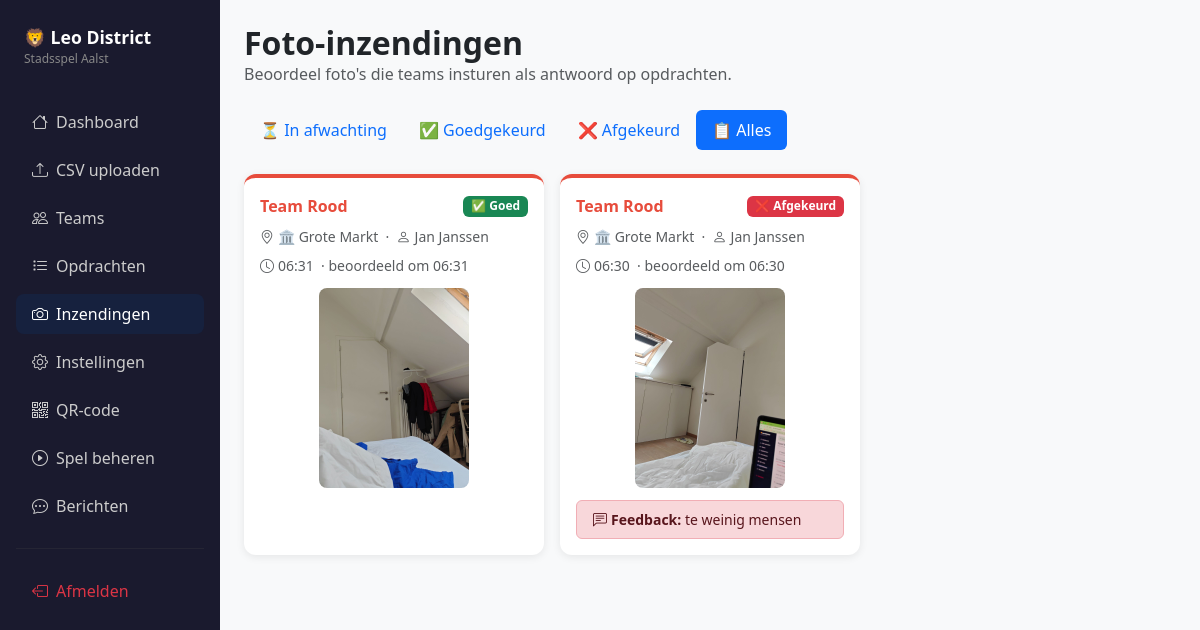
/admin/inzendingen?status=all (signed in), run on the app's committed database.
### app.py (models this page shows, shortened)
class Team(db.Model):
    id = db.Column(db.Integer, primary_key=True)
    name = db.Column(db.String(50), nullable=False)
    color = db.Column(db.String(20), nullable=False)
    bg_color = db.Column(db.String(20), nullable=False)
    label = db.Column(db.String(20), nullable=False)
    current_step = db.Column(db.Integer, default=0)
    route_json = db.Column(db.String(200), nullable=False, default="[]")
    finished = db.Column(db.Boolean, default=False)
    finished_at = db.Column(db.DateTime, nullable=True)
    members = db.relationship("Participant", backref="team", lazy=True)
    messages = db.relationship("Message", backref="team", lazy=True,
                               order_by="Message.sent_at")
    photo_submissions = db.relationship("PhotoSubmission", backref="team", lazy=True)

class PhotoSubmission(db.Model):
    id = db.Column(db.Integer, primary_key=True)
    team_id = db.Column(db.Integer, db.ForeignKey("team.id"), nullable=False)
    location_id = db.Column(db.Integer, db.ForeignKey("location.id"), nullable=False)
    participant_name = db.Column(db.String(100), nullable=False)
    photo_filename = db.Column(db.String(200), nullable=False)
    caption = db.Column(db.Text, nullable=True)
    submitted_at = db.Column(db.DateTime, default=datetime.utcnow)
    status = db.Column(db.String(20), default="pending")  # pending | approved | rejected
    feedback = db.Column(db.Text, nullable=True)
    reviewed_at = db.Column(db.DateTime, nullable=True)

class Location(db.Model):
    id = db.Column(db.Integer, primary_key=True)
    order_index = db.Column(db.Integer, nullable=False, default=0)
    name = db.Column(db.String(100), nullable=False)
    emoji = db.Column(db.String(10), nullable=False, default="📍")
    clue = db.Column(db.Text, nullable=False, default="")
    challenge = db.Column(db.Text, nullable=False, default="")
    arrival_hint = db.Column(db.String(500), nullable=True)
    answer_type = db.Column(db.String(10), nullable=False, default="code")  # 'code' or 'photo'
    secret_code = db.Column(db.String(50), nullable=True)
    challenge_image = db.Column(db.String(200), nullable=True)  # optional image shown with the challenge
    submissions = db.relationship("PhotoSubmission", backref="location", lazy=True)

### app.py (the view)
@app.route("/admin/inzendingen")
@admin_required
def admin_inzendingen():
    filter_status = request.args.get("status", "pending")
    query = PhotoSubmission.query
    if filter_status != "all":
        query = query.filter_by(status=filter_status)
    submissions = query.order_by(PhotoSubmission.submitted_at.desc()).all()
    teams = {t.id: t for t in Team.query.all()}
    locations = {loc.id: loc for loc in Location.query.all()}
    return render_template(
        "admin/inzendingen.html",
        submissions=submissions,
        teams=teams,
        locations=locations,
        filter_status=filter_status,
        pending_count=pending_submissions_count(),
    )

### app.py (called while the page is built)
def admin_required(f):
    from functools import wraps
    @wraps(f)
    def decorated(*args, **kwargs):
        if not session.get("admin_logged_in"):
            return redirect(url_for("admin_login"))
        return f(*args, **kwargs)
    return decorated

def pending_submissions_count():
    return PhotoSubmission.query.filter_by(status="pending").count()

### templates/admin/inzendingen.html (shortened to what this page needs)
{% extends "base_admin.html" %}
{% block content %}
<div class="d-flex align-items-center mb-4">
  <div>
    <h2 class="fw-bold mb-0">Foto-inzendingen</h2>
    <p class="text-muted mb-0">Beoordeel foto's die teams insturen als antwoord op opdrachten.</p>
  </div>
</div>
<ul class="nav nav-pills mb-4">
  <li class="nav-item">
    <a class="nav-link {% if filter_status == 'pending' %}active{% endif %}"
       href="{{ url_for('admin_inzendingen', status='pending') }}">
      ⏳ In afwachting
    </a>
  </li>
  <li class="nav-item">
    <a class="nav-link {% if filter_status == 'approved' %}active{% endif %}"
       href="{{ url_for('admin_inzendingen', status='approved') }}">
      ✅ Goedgekeurd
    </a>
  </li>
  <li class="nav-item">
    <a class="nav-link {% if filter_status == 'rejected' %}active{% endif %}"
       href="{{ url_for('admin_inzendingen', status='rejected') }}">
      ❌ Afgekeurd
    </a>
  </li>
  <li class="nav-item">
    <a class="nav-link {% if filter_status == 'all' %}active{% endif %}"
       href="{{ url_for('admin_inzendingen', status='all') }}">
      📋 Alles
    </a>
  </li>
</ul>
{% if not submissions %}
<div class="card">
  <div class="card-body text-center p-5">
    <div class="fs-1 mb-3">📷</div>
    <h5 class="text-muted">
      {% if filter_status == 'pending' %}Geen inzendingen in afwachting
      {% elif filter_status == 'approved' %}Nog niets goedgekeurd
      {% elif filter_status == 'rejected' %}Nog niets afgekeurd
      {% else %}Nog geen inzendingen
      {% endif %}
    </h5>
    <p class="text-muted small">Teams sturen foto's in zodra ze een foto-opdracht bereiken.</p>
  </div>
</div>
{% else %}
<div class="row g-3">
  {% for sub in submissions %}
  {% set team = teams[sub.team_id] %}
  {% set loc = locations[sub.location_id] %}
  <div class="col-sm-6 col-xl-4">
    <div class="card h-100" style="border-top: 4px solid {{ team.color if team else '#aaa' }};">
      <div class="card-body p-3 d-flex flex-column gap-2">
        <div class="d-flex align-items-center gap-2">
          <span class="fw-bold" style="color:{{ team.color if team else '#aaa' }}">
            {{ team.name if team else 'Onbekend team' }}
          </span>
          <span class="ms-auto badge
            {% if sub.status == 'pending' %}bg-warning text-dark
            {% elif sub.status == 'approved' %}bg-success
            {% else %}bg-danger
            {% endif %}">
            {% if sub.status == 'pending' %}⏳ Wacht
            {% elif sub.status == 'approved' %}✅ Goed
            {% else %}❌ Afgekeurd
            {% endif %}
          </span>
        </div>
        <div class="small text-muted">
          <i class="bi bi-geo-alt me-1"></i>{{ loc.emoji if loc else '' }} {{ loc.name if loc else 'Onbekend' }}
          &nbsp;·&nbsp;
          <i class="bi bi-person me-1"></i>{{ sub.participant_name }}
        </div>
        <div class="small text-muted">
          <i class="bi bi-clock me-1"></i>{{ sub.submitted_at.strftime('%H:%M') }}
          {% if sub.reviewed_at %}
          &nbsp;·&nbsp;beoordeeld om {{ sub.reviewed_at.strftime('%H:%M') }}
          {% endif %}
        </div>
        <div class="text-center my-1" style="flex-shrink:0;">
          <img src="{{ url_for('uploaded_file', filename=sub.photo_filename) }}"
               alt="inzending"
               style="max-width:100%; max-height:200px; border-radius:8px; cursor:pointer; object-fit:cover;"
               onclick="openLightbox(this.src)">
        </div>
        {% if sub.status == 'rejected' and sub.feedback %}
        <div class="alert alert-danger py-2 px-3 mb-0 small">
          <i class="bi bi-chat-left-text me-1"></i><strong>Feedback:</strong> {{ sub.feedback }}
        </div>
        {% endif %}
      </div>
    </div>
  </div>
  {% endfor %}
</div>
{% endif %}
{% endblock %}

### templates/base_admin.html (shortened to what this page needs)
<!DOCTYPE html>
<html lang="nl">
<head>
  <link rel="stylesheet" href="https://cdn.jsdelivr.net/npm/bootstrap@5.3.3/dist/css/bootstrap.min.css">
  <link rel="stylesheet" href="https://cdn.jsdelivr.net/npm/bootstrap-icons@1.11.3/font/bootstrap-icons.min.css">
</head>
<body>
<div class="container-fluid p-0">
  <div class="row g-0">
    <div class="col-auto sidebar p-3" style="width:220px;">
      <div class="mb-4 p-2">
        <div class="logo-text">🦁 Leo District</div>
        <div class="logo-sub">Stadsspel Aalst</div>
      </div>
      <nav class="nav flex-column gap-1">
        <a class="nav-link {% if request.endpoint == 'admin_dashboard' %}active{% endif %}" href="{{ url_for('admin_dashboard') }}">
          <i class="bi bi-house me-2"></i>Dashboard
        </a>
        <a class="nav-link {% if request.endpoint == 'admin_upload' %}active{% endif %}" href="{{ url_for('admin_upload') }}">
          <i class="bi bi-upload me-2"></i>CSV uploaden
        </a>
        <a class="nav-link {% if request.endpoint == 'admin_groups' %}active{% endif %}" href="{{ url_for('admin_groups') }}">
          <i class="bi bi-people me-2"></i>Teams
        </a>
        <a class="nav-link {% if request.endpoint == 'admin_opdrachten' or request.endpoint and request.endpoint.startswith('admin_opdrachten') %}active{% endif %}" href="{{ url_for('admin_opdrachten') }}">
          <i class="bi bi-list-task me-2"></i>Opdrachten
        </a>
        <a class="nav-link {% if request.endpoint == 'admin_inzendingen' or request.endpoint == 'admin_approve_submission' or request.endpoint == 'admin_reject_submission' %}active{% endif %} position-relative" href="{{ url_for('admin_inzendingen') }}">
          <i class="bi bi-camera me-2"></i>Inzendingen
        </a>
        <a class="nav-link {% if request.endpoint == 'admin_settings' %}active{% endif %}" href="{{ url_for('admin_settings') }}">
          <i class="bi bi-gear me-2"></i>Instellingen
        </a>
        <a class="nav-link {% if request.endpoint == 'admin_qr' %}active{% endif %}" href="{{ url_for('admin_qr') }}">
          <i class="bi bi-qr-code me-2"></i>QR-code
        </a>
        <a class="nav-link {% if request.endpoint == 'admin_game' %}active{% endif %}" href="{{ url_for('admin_game') }}">
          <i class="bi bi-play-circle me-2"></i>Spel beheren
        </a>
        <a class="nav-link {% if request.endpoint == 'admin_messages' %}active{% endif %} position-relative" href="{{ url_for('admin_messages') }}">
          <i class="bi bi-chat-dots me-2"></i>Berichten
        </a>
        <hr style="border-color:#444;">
        <a class="nav-link text-danger" href="{{ url_for('admin_logout') }}">
          <i class="bi bi-box-arrow-left me-2"></i>Afmelden
        </a>
      </nav>
    </div>
    <div class="col p-4">
      {% block content %}{% endblock %}
    </div>
  </div>
</div>
</body>
</html>

### templates/base_admin.html (style rules this page uses)
body { background: #f8f9fa; }
.sidebar { min-height: 100vh; background: #1a1a2e; }
.sidebar .nav-link { color: #ccc; border-radius: 8px; margin: 2px 0; }
.sidebar .nav-link:hover, .sidebar .nav-link.active { background: #16213e; color: #fff; }
.sidebar .nav-link i { width: 20px; }
.logo-text { color: #fff; font-weight: 700; font-size: 1.1rem; }
.logo-sub { color: #888; font-size: 0.75rem; }
.card { border: none; border-radius: 12px; box-shadow: 0 2px 8px rgba(0,0,0,.08); }

### data on the page
PhotoSubmission: status "✅ Goed", participant_name "Jan Janssen", submitted_at "06:31", reviewed_at "06:31", photo_filename (picture)
Team: name "Team Rood"
Location: emoji "🏛️", name "Grote Markt"
PhotoSubmission: status "❌ Afgekeurd", participant_name "Jan Janssen", submitted_at "06:30", reviewed_at "06:30", photo_filename (picture), feedback "te weinig mensen"
